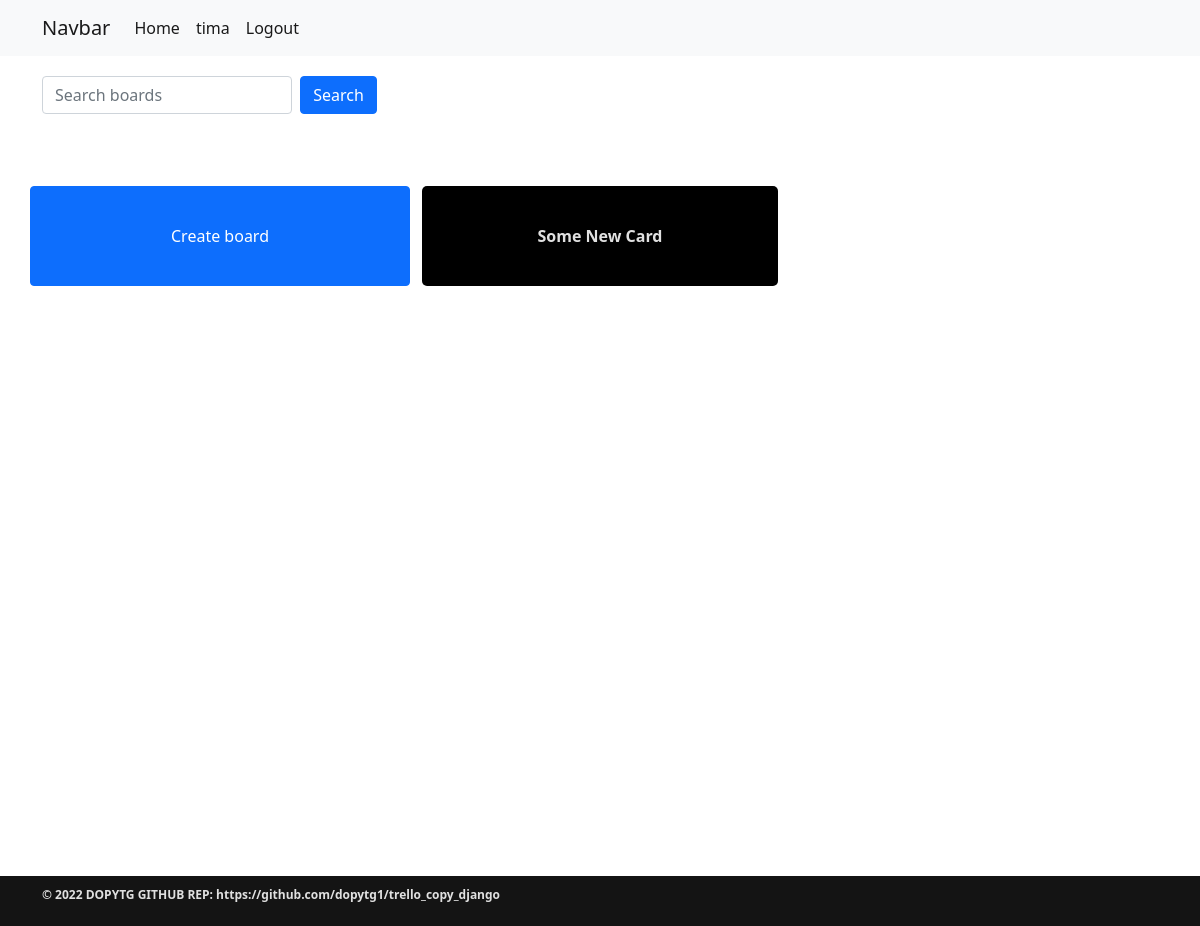
Before: / (signed in) with the older database file.
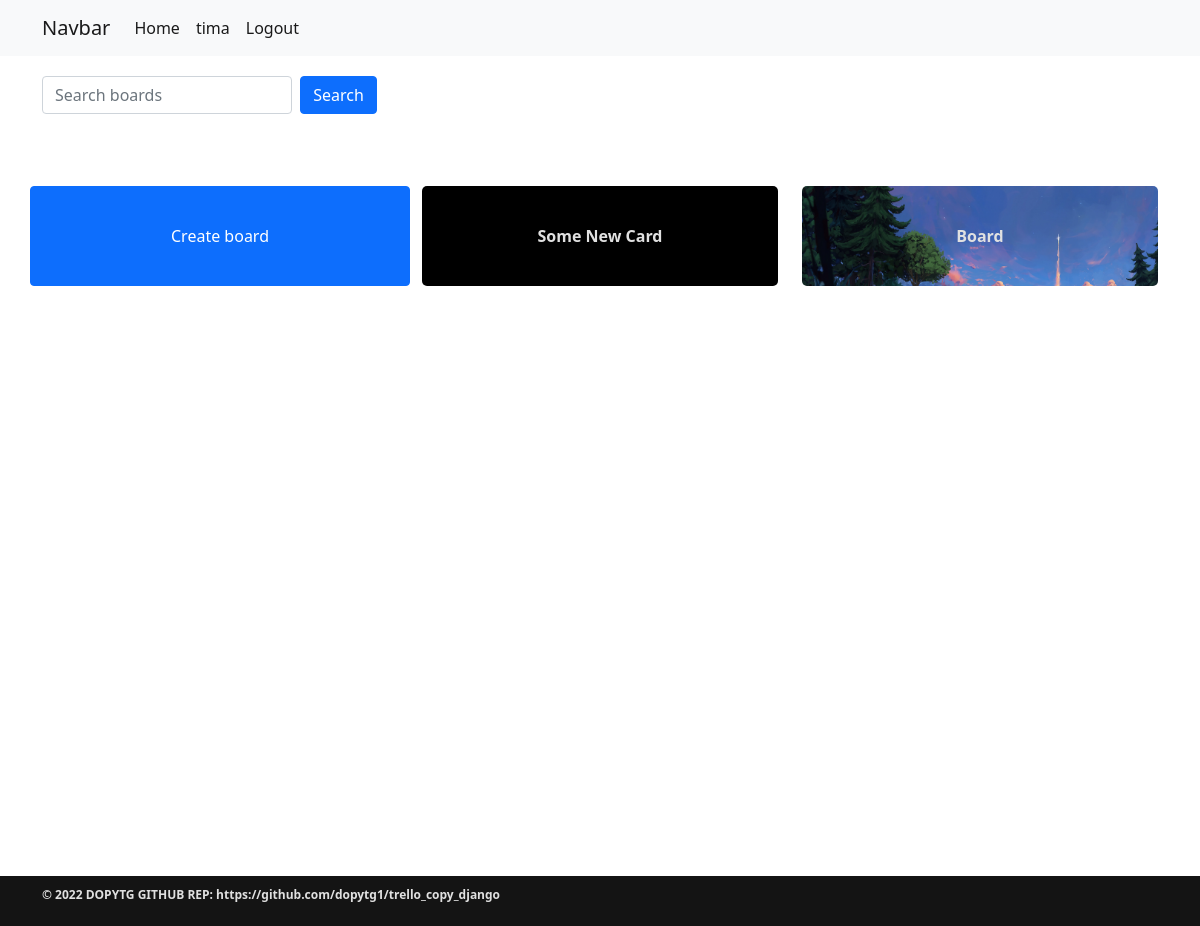
After: the same page with the newer database file.
### trello_planner/models.py (models this page shows, shortened)
class Board(models.Model):
    title = models.CharField(max_length=100)
    slug = models.SlugField(max_length=200)
    background = models.ImageField(upload_to='static/background', blank=True)
    user_id = models.ManyToManyField(CustomUser, blank=False)

### trello_planner/views.py (the view, shortened to what this page needs)
# urls.py: 2. Add a URL to urlpatterns:  path('', views.home, name='home')
@login_required(login_url='/login')
def home(request):
    form = AddBoardForm()
    boards = Board.objects.filter(user_id=request.user)
    context = {
        "form": form,
        "boards": boards
    }
    return render(request, 'trello_planner/home.html', context)

### trello_planner/forms.py
class AddBoardForm(forms.ModelForm):
    class Meta:
        model = Board
        fields = ('title', 'background')

### templates/trello_planner/home.html (shortened to what this page needs)
{% extends 'base.html' %}
{% block content %}
<div class="container" style="min-height: 100vh;">
    <div class="home_main">
      <div class="search_boards_container" style="max-width: 30%; margin-top: 20px;">
        <form class="d-flex" method="POST">
          <input class="form-control me-2" type="search" placeholder="Search boards" name="boards-title">
          <button class="btn btn-primary" type="submit" name="search_boards">Search</button>
        </form>
      </div>
    </div>
    <div class="row row-cols-1 row-cols-md-2  row-cols-lg-3 row-cols-xl-3 g-4 mt-5">
        <button type="button" class="btn btn-primary btn_create_board" data-bs-toggle="modal" data-bs-target="#exampleModal">
            Create board
        </button>
        {% for board in boards %}
          <a href="{% url 'boards' board_id=board.id %}" class="board_title">
            {% if board.background %}
            <div class="board-main" style="
            background: url('http://127.0.0.1:8000/{{ board.background }}') no-repeat center top; -webkit-background-size: cover;
            -moz-background-size: cover;
            -o-background-size: cover;
            background-size: cover;">
              {{ board.title }}
            </div>
            {% else %}
            <div class="board-main">
              {{ board.title }}
            </div>
            {% endif %}
          </a>
        {% endfor %}
    </div>
</div>
{% endblock %}

Changed rows visible on the page:
now on this page (row edited): Board: background (picture), title "Board"
